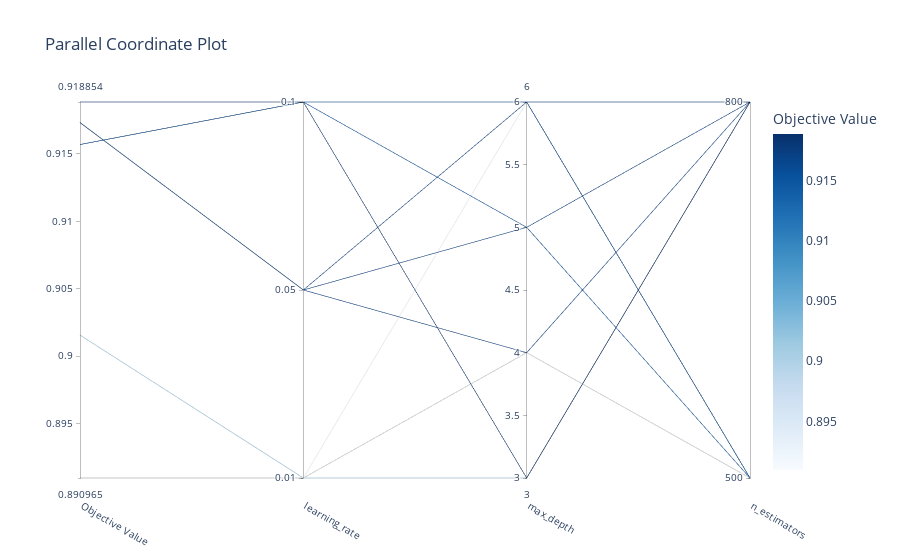

Write notebook code for a chart like this one.
### Markdown cell above
### Visualization of hyperparameter relationships

### Code cell
optuna.visualization.plot_parallel_coordinate(study, params=[params for params in study.best_params])

### Figure 1 — Plotly figure (JSON) as saved in the notebook; plotly's stock layout.template omitted (floating-point values rounded to 4 significant figures)
{"data": [{"dimensions": [{"label": "Objective Value", "range": [0.891, 0.9189], "values": [0.891, 0.891, 0.891, 0.9016, 0.9173, 0.9173, 0.9173, 0.9157, 0.9157, 0.9189]}, {"label": "learning_rate", "range": [0, 2], "ticktext": ["0.01", "0.05", "0.1"], "tickvals": [0, 1, 2], "values": [0, 0, 0, 0, 1, 1, 1, 2, 2, 2]}, {"label": "max_depth", "range": [3, 6], "values": [4, 4, 6, 3, 6, 5, 4, 5, 6, 3]}, {"label": "n_estimators", "range": [0, 1], "ticktext": ["500", "800"], "tickvals": [0, 1], "values": [0, 0, 0, 1, 1, 1, 1, 0, 0, 1]}], "labelangle": 30, "labelside": "bottom", "line": {"color": [0.891, 0.891, 0.891, 0.9016, 0.9173, 0.9173, 0.9173, 0.9157, 0.9157, 0.9189], "colorbar": {"title": {"text": "Objective Value"}}, "colorscale": [[0, "rgb(247,251,255)"], [0.125, "rgb(222,235,247)"], [0.25, "rgb(198,219,239)"], [0.375, "rgb(158,202,225)"], [0.5, "rgb(107,174,214)"], [0.625, "rgb(66,146,198)"], [0.75, "rgb(33,113,181)"], [0.875, "rgb(8,81,156)"], [1, "rgb(8,48,107)"]], "reversescale": false, "showscale": true}, "type": "parcoords"}], "layout": {"title": {"text": "Parallel Coordinate Plot"}}}
